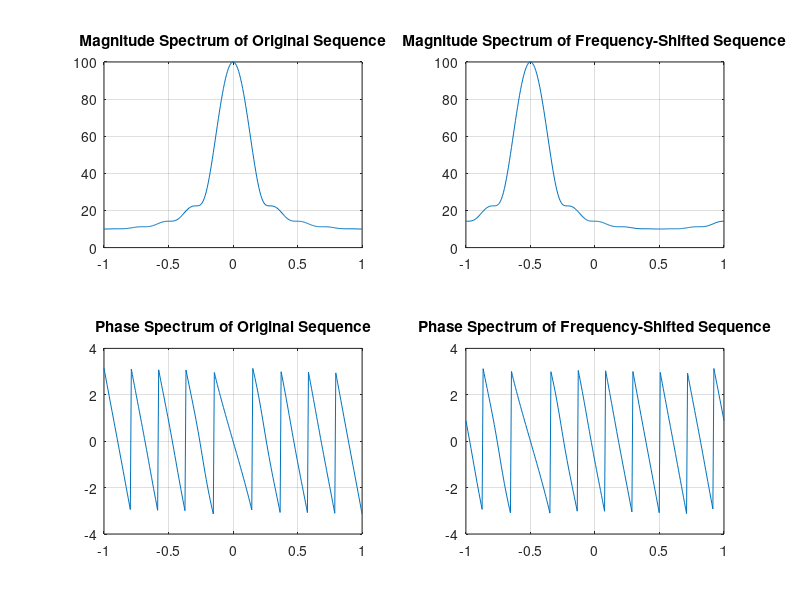

Write MATLAB code to recreate this figure.
% Q3_13
% Frequency-Shifting Properties of DTFT
clf;
w = -pi:2*pi/255:pi; 
%wo = 0.7*pi; num1 = [1 3 5 7 9];
wo = -0.5*pi; num1 = [1 3 5 7 9 11 13 15 17 19];
L = length(num1);
h1 = freqz(num1, 1, w);
n = 0:L-1;
num2 = exp(wo*i*n).*num1;
h2 = freqz(num2, 1, w);
subplot(2,2,1)
plot(w/pi,abs(h1));grid
title('Magnitude Spectrum of Original Sequence')
subplot(2,2,2)
plot(w/pi,abs(h2));grid
title('Magnitude Spectrum of Frequency-Shifted Sequence')
subplot(2,2,3)
plot(w/pi,angle(h1));grid
title('Phase Spectrum of Original Sequence')
subplot(2,2,4)
plot(w/pi,angle(h2));grid
title('Phase Spectrum of Frequency-Shifted Sequence')
